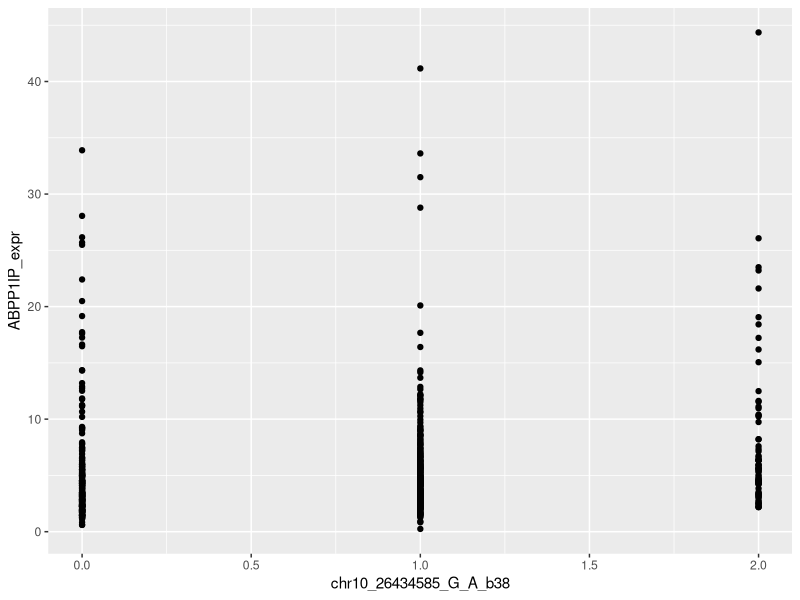
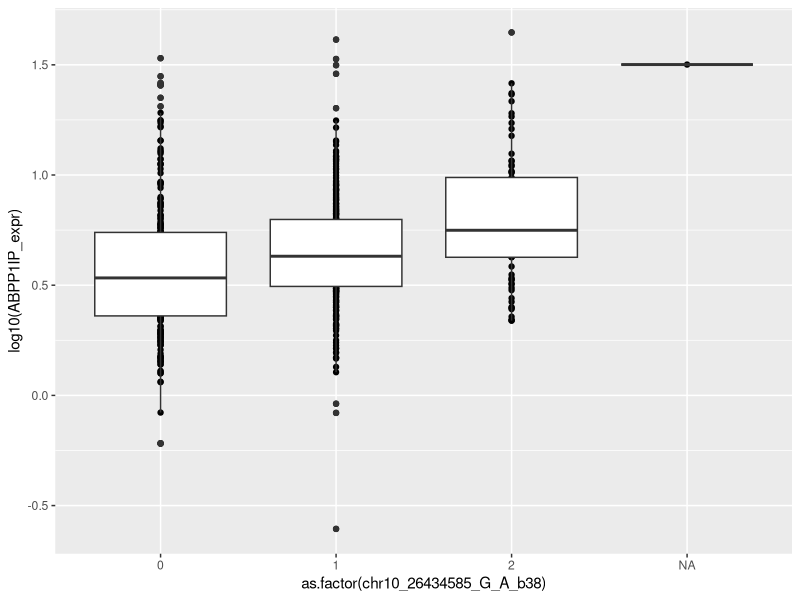
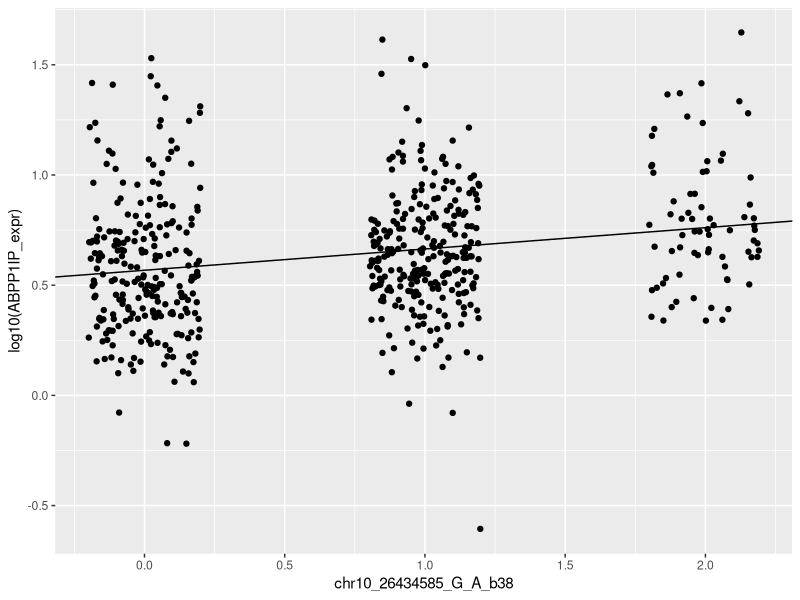
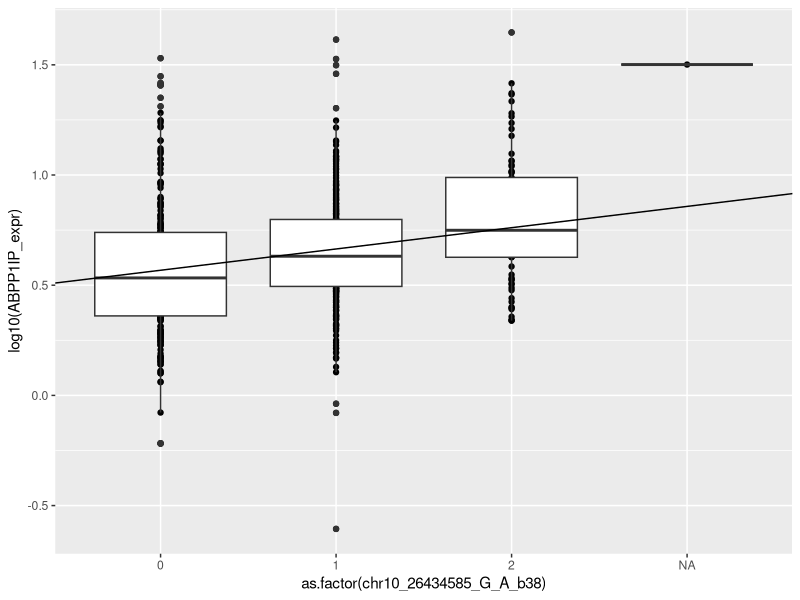

Recreate these plots in R, in order.
#!/usr/bin/Rscript
##
##  EDF 7/30/21
##

library(dplyr)
library(ggplot2)

setwd("~/Downloads/")


## Read in expression and genotype data
expr_gt = read.table("APBB1IPexpr_gt.txt",
                     header=TRUE,sep='\t')
names(expr_gt)
head(expr_gt)


## Plot expression and genotype data
expr_gt %>%
  ggplot(aes(chr10_26434585_G_A_b38, ABPP1IP_expr)) +
  geom_point()

expr_gt %>%
  ggplot(aes(as.factor(chr10_26434585_G_A_b38), 
             log10(ABPP1IP_expr))) +
  geom_point() +
  geom_boxplot()


## Calculate linear model on expression and genotype data
summary(lm(data = expr_gt,
   ABPP1IP_expr ~ chr10_26434585_G_A_b38))
summary(lm(data = expr_gt,
           log10(ABPP1IP_expr) ~ chr10_26434585_G_A_b38))
lm_var = summary(lm(data = expr_gt,
                    log10(ABPP1IP_expr) ~ chr10_26434585_G_A_b38))
lm_var$coefficients


## Optional: plot data with linear regression line
expr_gt %>%
  ggplot(aes(chr10_26434585_G_A_b38, 
             log10(ABPP1IP_expr))) +
  geom_point(position=position_jitter(width=.2)) +
  geom_abline(slope = lm_var$coefficients[2,1],
              intercept = lm_var$coefficients[1,1])
expr_gt %>%
  ggplot(aes(as.factor(chr10_26434585_G_A_b38), 
             log10(ABPP1IP_expr))) +
  geom_point() +
  geom_boxplot() +
  geom_abline(slope = lm_var$coefficients[2,1],
              intercept = lm_var$coefficients[1,1] -
                lm_var$coefficients[2,1])






